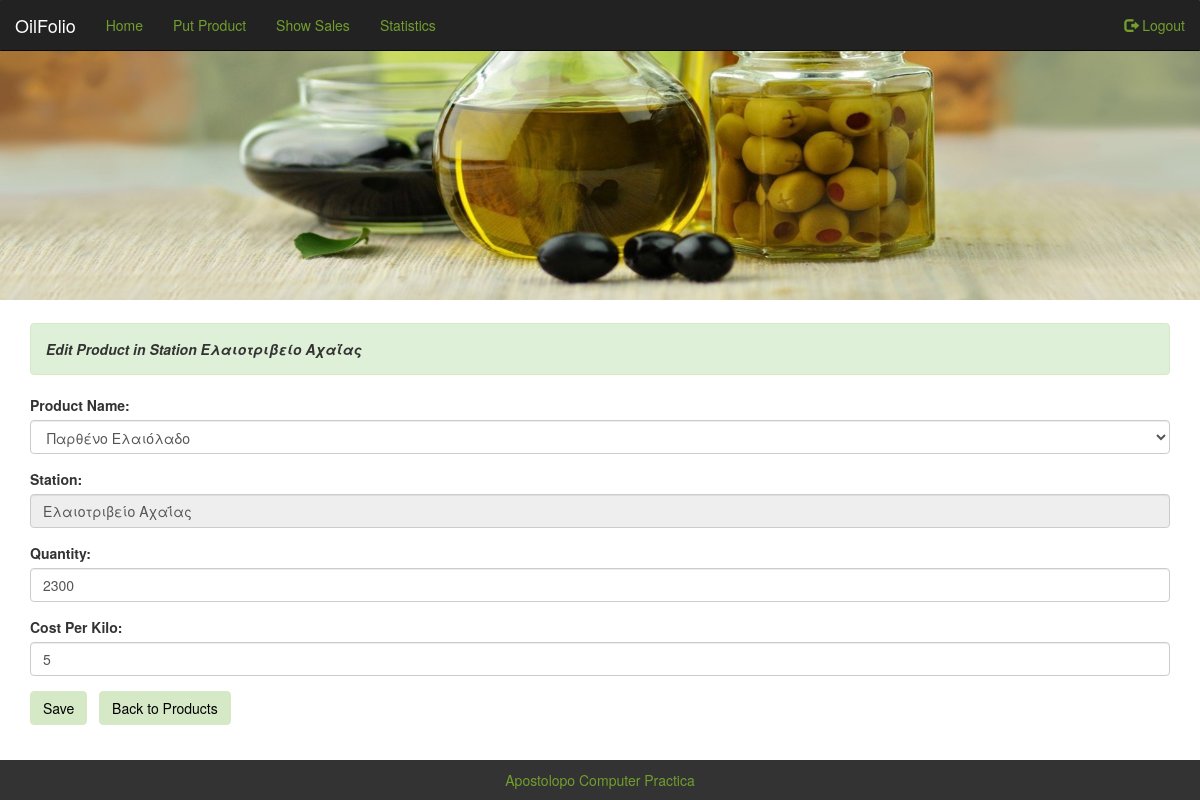
The app's page /edit_st_product.php?id_st_pr=1 (signed in) with its own data.
### tables this page shows
CREATE TABLE IF NOT EXISTS `oil_stations` (
  `id_st` int(10) NOT NULL AUTO_INCREMENT,
  `st_name` varchar(25) NOT NULL,
  `phone` varchar(25) NOT NULL,
  `city` varchar(20) NOT NULL,
  `address` varchar(25) NOT NULL,
  `longitude` varchar(25) NOT NULL,
  `latitude` varchar(25) NOT NULL,
  PRIMARY KEY (`id_st`),
  UNIQUE KEY `st_name` (`st_name`),
  UNIQUE KEY `st_name_2` (`st_name`)
);

CREATE TABLE IF NOT EXISTS `station_product` (
  `id_st_pr` int(10) NOT NULL AUTO_INCREMENT,
  `id_st` int(10) NOT NULL,
  `id_pr` int(10) NOT NULL,
  `quantity` int(20) DEFAULT NULL,
  `cost_per_kilo` int(10) DEFAULT NULL,
  `st_bank` varchar(25) NOT NULL,
  PRIMARY KEY (`id_st_pr`),
  UNIQUE KEY `id_pr` (`id_pr`),
  UNIQUE KEY `id_pr_2` (`id_pr`),
  KEY `prostpr` (`id_pr`)
);

### edit_st_product.php (the view, shortened to what this page needs)
<?php
include("up.php");
	if ((@$_SESSION['login']==1) and (@$_SESSION['type']=="user"))
    {
		 $q3="select distinct products.id_pr,products.pr_name from products left join station_product on products.id_pr=station_product.id_pr ";
          $r3=mysqli_query($conn,$q3);
		  $q5="select * from station_product inner join oil_stations where id_st_pr=$_GET[id_st_pr]";
          $r5=mysqli_query($conn,$q5);
		  $row=@mysqli_fetch_assoc($r5);
		 ?>
			<div class="container">
			  <div class="alert alert-success">
			  <strong>Edit Product in Station <?php echo $row['st_name'];?></strong>
			   </div>
			  <form action="" method="post">
				<div class="form-group">
				  <label for="sel1">Product Name:</label>
				  <select class="form-control" id="sel1" name="id_pr" >
				  <?php while($qr3=mysqli_fetch_array($r3))
				   {
					   if($qr3['id_pr']==$row['id_pr'])
					   {
						   echo " <option value='$qr3[id_pr]' selected='selected'>$qr3[pr_name]</option>";
					   }
				       else
					   {
					   	  echo " <option value='$qr3[id_pr]'>$qr3[pr_name]</option>";
					   }
					}
				  ?>
				  </select>
				  </div>
				 <div class="form-group">
				  <label for="Station">Station:</label>
				  <input type="text" class="form-control" id="st_name"  name="st_name" value='<?php echo "$row[st_name]";?>'  style="background-color:#eee;">
				</div>
				<div class="form-group">
				  <label for="Quantity">Quantity:</label>
				  <input type="text" class="form-control" id="quantity"  name="quantity" value='<?php echo "$row[quantity]";?>'>
				</div>
				<div class="form-group">
				  <label for="Cost Per Kilo">Cost Per Kilo:</label>
				  <input type="text" class="form-control" id="costpk"  name="costpk" value='<?php echo "$row[cost_per_kilo]";?>'>
				</div>
				<button type="submit" class="btn btn1" name="lgnbtn2">Save</button>&nbsp;&nbsp;&nbsp;<a href="putproduct.php"><button type="button" class="btn btn1" name="lgnbtn3">Back to Products</button></a>
			   </form>
			  </div>
			 <?php
	}else
			 {
				 echo "	<div class=\"container\">
							  <div class=\"alert alert-success\">
							  <strong>Πρέπει να συνδεθείτε!!</strong>
							</div></div> ";
			 }
		 include("footer.php");
		 ?>
 </body>
</html>

### mycss.css (style rules this page uses)
.container { margin-bottom:10px; }
.alert.alert-success { margin-top:2%; color:#333; font-style:italic; }
.btn.btn1 { background-color:#d6e9c6; color:#000; border-color:#d6e9c6; }

### records on screen
oil_stations: st_name "Ελαιοτριβείο Αχαΐας"
station_product: quantity "2300", costpk "5"

### other values on screen
form field id_pr "Παρθένο Ελαιόλαδο"
